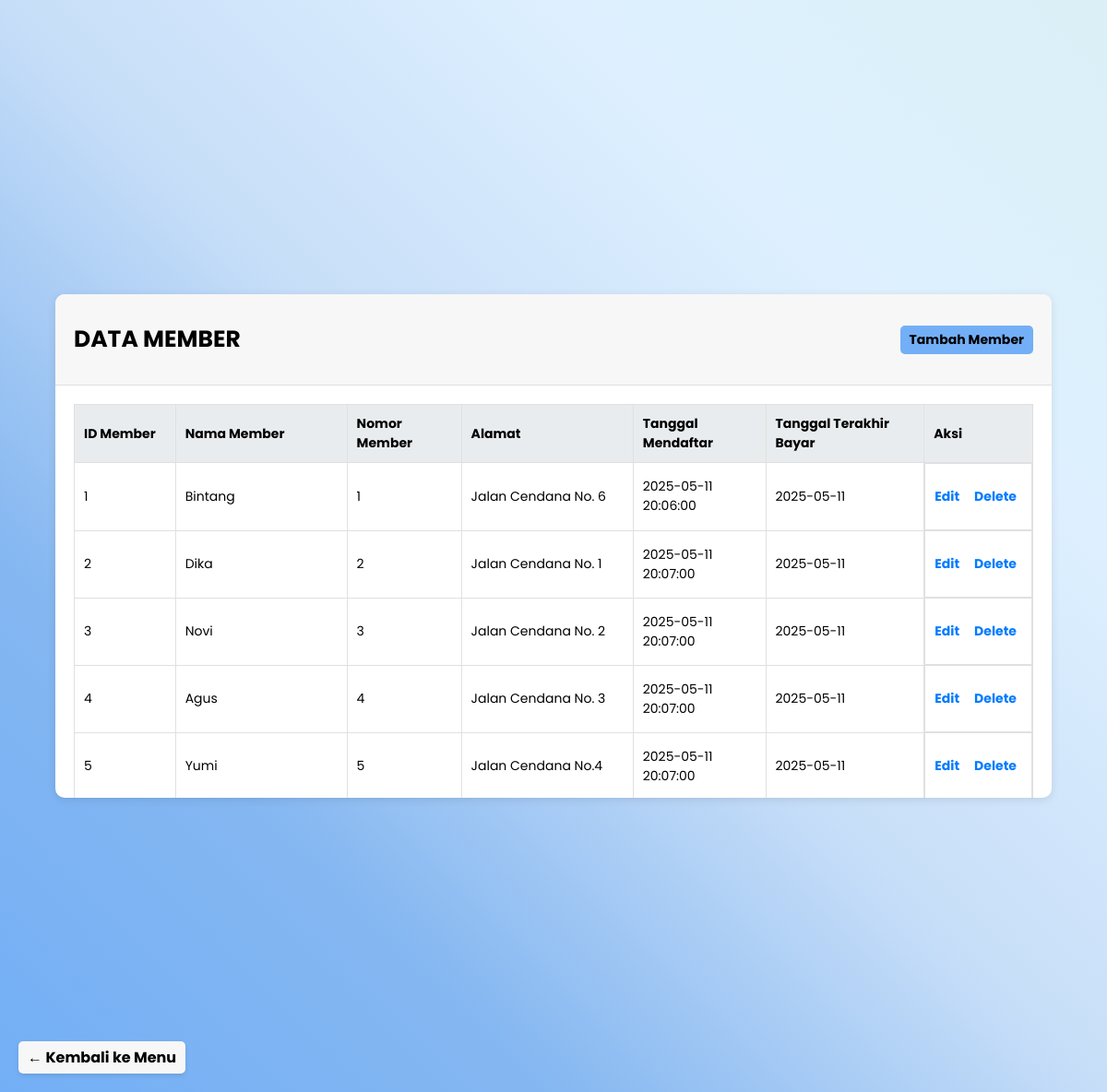
The page /Member.php on the database its author committed.
### tables this page shows
CREATE TABLE IF NOT EXISTS `member` (
  `id_member` int NOT NULL AUTO_INCREMENT,
  `nama_member` varchar(250) DEFAULT NULL,
  `nomor_member` varchar(15) DEFAULT NULL,
  `alamat` text,
  `tgl_mendaftar` datetime DEFAULT CURRENT_TIMESTAMP,
  `tgl_terakhir_bayar` date DEFAULT NULL,
  PRIMARY KEY (`id_member`)
);

### Model.php (called while the page is built, shortened)
<?php
function getData($koneksi, $table)
{
  try {
    $sql = "SELECT * FROM $table";
    $stmt = $koneksi->query($sql);
    return $stmt->fetchAll(PDO::FETCH_ASSOC);
  } catch (PDOException $e) {
    return "Error: " . $e->getMessage();
  }
}

### Member.php (the view, shortened to what this page needs)
<?php
require_once 'Model.php';
$members = getData($koneksi, 'member');
?>
<html>
<head>
</head>
<body>
  <div class="container">
    <div class="table-header">
      <h3>DATA MEMBER</h3>
      <button class="add-button" onclick="window.location.href='FormMember.php'">Tambah Member</button>
    </div>
    <div class="table-container">
      <table>
        <tr>
          <th width='90'>ID Member</th>
          <th width='170'>Nama Member</th>
          <th width='105'>Nomor Member</th>
          <th width='170'>Alamat</th>
          <th width='125'>Tanggal Mendaftar</th>
          <th width='155'>Tanggal Terakhir Bayar</th>
          <th width='90'>Aksi</th>
        </tr>
        <?php
        foreach ($members as $member) {
          echo "<tr>
                                <td>{$member['id_member']}</td>
                                <td>{$member['nama_member']}</td>
                                <td>{$member['nomor_member']}</td>
                                <td>{$member['alamat']}</td>
                                <td>{$member['tgl_mendaftar']}</td>
                                <td>{$member['tgl_terakhir_bayar']}</td>
                                <td class='action-buttons'>
                                    <a href='FormMember.php?id_member={$member['id_member']}'>Edit</a>
                                    <form method='post' action=''>
                                        <input type='hidden' name='id_member' value='{$member['id_member']}'>
                                        <button type='submit' name='delete'>Delete</button>
                                    </form>
                                </td>
                </tr>";
        }
        ?>
      </table>
    </div>
  </div>
  <a href="index.php" class="back-link">← Kembali ke Menu</a>
</body>
</html>

### Member.php (style rules this page uses)
body { margin: 0; padding: 0; display: flex; justify-content: center; align-items: center; background: linear-gradient(to bottom left, #DAF0F6, #DEF0FF, #C7DEF8, #85B7F1, #73AFF6); background-size: cover; background-position: center; font-weight: bold; font-family: 'Poppins', sans-serif; }
.container { width: 90%; background-color: #FFFFFF; border-radius: 10px; box-shadow: 0 2px 10px rgba(0, 0, 0, 0.1); overflow: hidden; }
.table-header { padding: 10px 20px; display: flex; justify-content: space-between; align-items: center; background-color: #F7F7F7; border-bottom: 1px solid #E0E0E0; }
.table-header h3 { margin-top: 20px; margin-bottom: 20px; text-align: left; font-weight: bold; font-size: 25px; color: black; }
.table-header .add-button { padding: 5px 10px; background-color: #73AFF6; color: black; border: none; font-weight: bold; border-radius: 5px; font-size: 14px; font-family: 'Poppins', sans-serif; }
.table-container { padding: 20px; max-height: 407px; overflow-y: auto; }
table { width: 100%; border-collapse: collapse; border: 1px solid #E0E0E0; }
table th, table td { padding: 10px; text-align: left; border: 1px solid #E0E0E0; font-size: 14px; }
table th { background-color: #E9ECEF; font-weight: bold; }
.action-buttons { display: flex; gap: 10px; font-weight: bold; }
.action-buttons a, .action-buttons form button { font-size: 14px; color: #007BFF; background: none; border: none; padding-top: 15px; margin: 0; cursor: pointer; text-decoration: none; }
.action-buttons form button { background: none; border: none; color: #007BFF; font-weight: bold; font-family: 'Poppins', sans-serif; }
.back-link { position: fixed; bottom: 20px; left: 20px; text-decoration: none; color: #000; font-weight: bold; background-color: #F7F7F7; padding: 5px 10px; border-radius: 5px; box-shadow: 0 2px 5px rgba(0, 0, 0, 0.1); }

### rows shown on the page
member: id_member "1", nama_member "Bintang", nomor_member "1", alamat "Jalan Cendana No. 6", tgl_mendaftar "2025-05-11 20:06:00", tgl_terakhir_bayar "2025-05-11"
member: id_member "2", nama_member "Dika", nomor_member "2", alamat "Jalan Cendana No. 1", tgl_mendaftar "2025-05-11 20:07:00", tgl_terakhir_bayar "2025-05-11"
member: id_member "3", nama_member "Novi", nomor_member "3", alamat "Jalan Cendana No. 2", tgl_mendaftar "2025-05-11 20:07:00", tgl_terakhir_bayar "2025-05-11"
member: id_member "4", nama_member "Agus", nomor_member "4", alamat "Jalan Cendana No. 3", tgl_mendaftar "2025-05-11 20:07:00", tgl_terakhir_bayar "2025-05-11"
member: id_member "5", nama_member "Yumi", nomor_member "5", alamat "Jalan Cendana No.4", tgl_mendaftar "2025-05-11 20:07:00", tgl_terakhir_bayar "2025-05-11"
